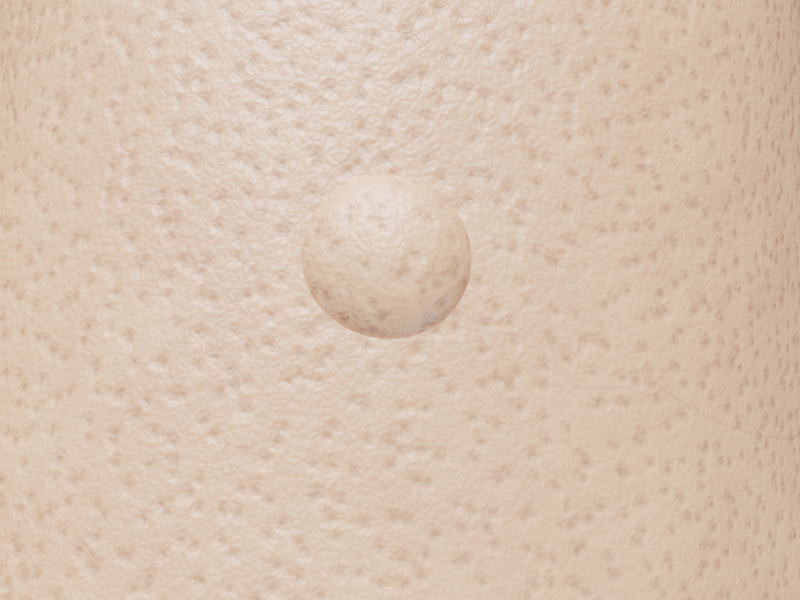
#> input picture BlenderDataset/images/1.png, 800 x 600 px, found by its file name; its folder holds 4 pictures in this run
$ python DataSplit.py
#> lines starting #> are read from the running program, lines starting #| are printed output that depends on the picture
import os
import shutil
import numpy as np
from PIL import Image
from sklearn.model_selection import train_test_split

def load_data(image_dir, mask_dir):
    images = []
    masks = []
    image_paths = []
    mask_paths = []

    for filename in sorted(os.listdir(image_dir)):
        if filename.endswith(('.png', '.jpg', '.jpeg')):
            # Load image
            img_path = os.path.join(image_dir, filename)
            img = np.array(Image.open(img_path).convert('RGB'))
            images.append(img)
            image_paths.append(img_path)

            # Load corresponding mask
            mask_filename = filename
            mask_path = os.path.join(mask_dir, mask_filename)
            mask = np.array(Image.open(mask_path).convert('L'))  # Convert to grayscale
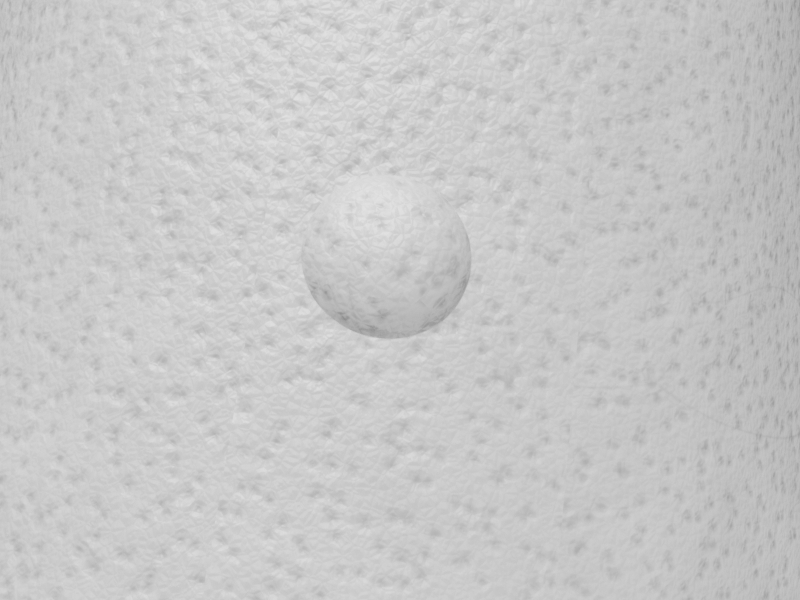
#> mask: shape (600, 800); min 143, max 226, mean 199.9
            masks.append(mask)
            mask_paths.append(mask_path)
#> pass 2 of the loop in load_data, `for filename in sorted(os.listdir(image_dir)):`:
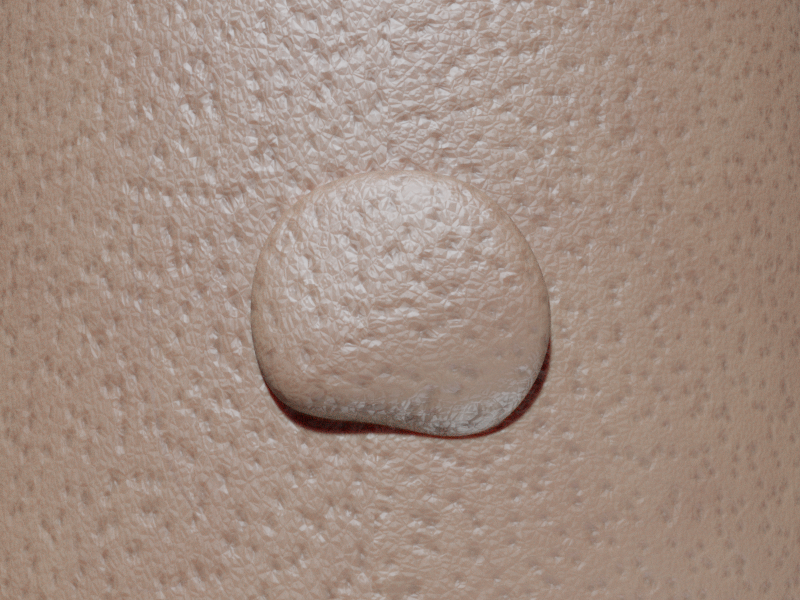
#> input picture BlenderDataset/images/10.png, 800 x 600 px, found by its file name
#> in load_data, `mask = np.array(Image.open(mask_path).convert('L'))`:
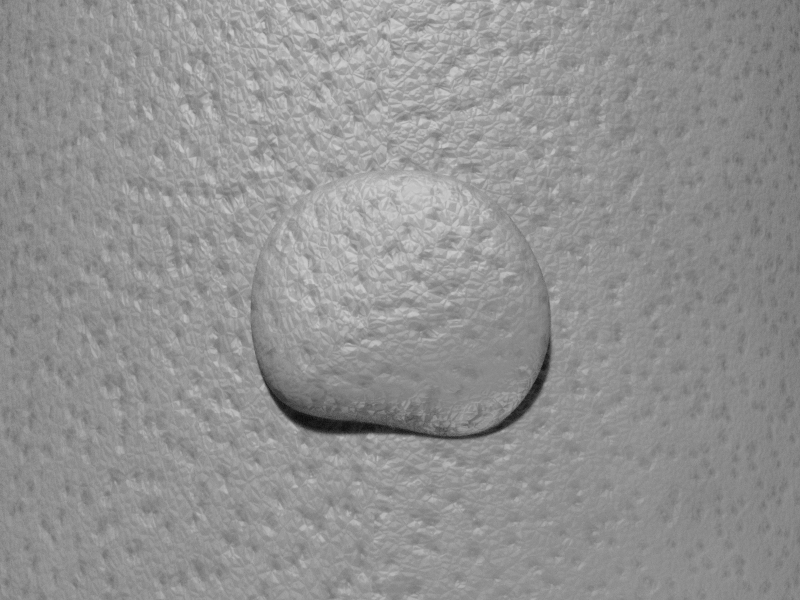
#> mask: shape (600, 800); min 10, max 205, mean 146
#> pass 3 of the loop in load_data, `for filename in sorted(os.listdir(image_dir)):`:
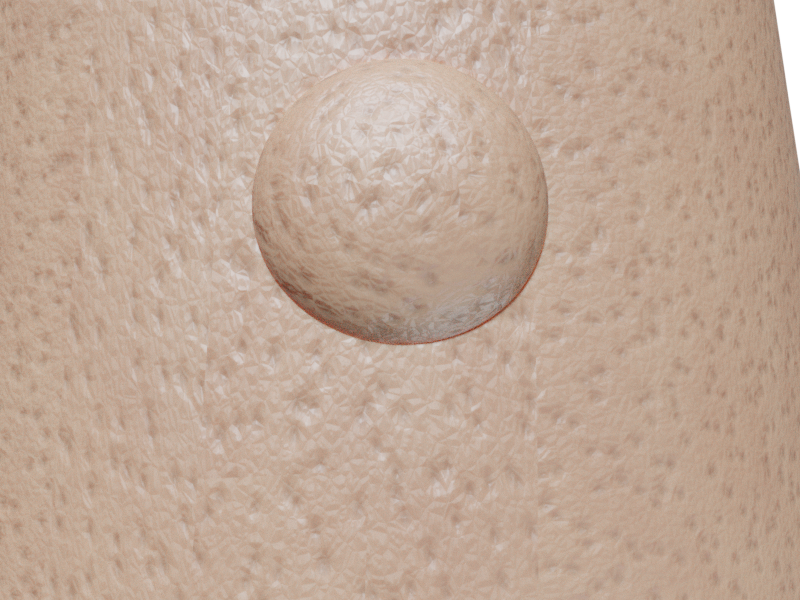
#> input picture BlenderDataset/images/11.png, 800 x 600 px, found by its file name
#> in load_data, `mask = np.array(Image.open(mask_path).convert('L'))`:
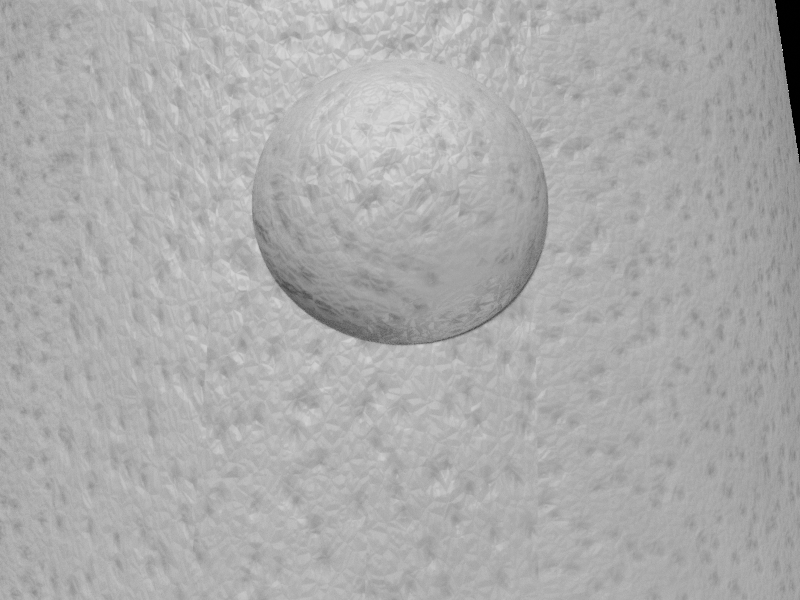
#> mask: shape (600, 800); min 0, max 216, mean 171.9
#> the loop made 4 passes; the first 3 are shown
#| Image shape: (600, 800, 3)
#| Mask shape: (600, 800)

    return np.array(images), np.array(masks), image_paths, mask_paths

def split_and_save_data(X, y, image_paths, mask_paths, output_base_dir, test_size=0.1, random_state=42):
    # Perform train-test split
#> called with X = array of shape (4, 600, 800, 3), y = array of shape (4, 600, 800), test_size = 0.1, random_state = 42
    X_train, X_test, y_train, y_test, train_img_paths, test_img_paths, train_mask_paths, test_mask_paths = train_test_split(
        X, y, image_paths, mask_paths, test_size=test_size, random_state=random_state
    )

    # Create output directories
    dirs = {
        'train_images': os.path.join(output_base_dir, 'train', 'images'),
        'train_masks': os.path.join(output_base_dir, 'train', 'masks'),
        'test_images': os.path.join(output_base_dir, 'test', 'images'),
        'test_masks': os.path.join(output_base_dir, 'test', 'masks')
    }

    for dir_path in dirs.values():
        os.makedirs(dir_path, exist_ok=True)
    # Function to copy files
    def copy_files(img_paths, mask_paths, image_dir, mask_dir):
        for img_path, mask_path in zip(img_paths, mask_paths):
            shutil.copy2(img_path, os.path.join(image_dir, os.path.basename(img_path)))
            shutil.copy2(mask_path, os.path.join(mask_dir, os.path.basename(mask_path)))

    # Copy train files
    copy_files(train_img_paths, train_mask_paths, dirs['train_images'], dirs['train_masks'])

    # Copy test files
    copy_files(test_img_paths, test_mask_paths, dirs['test_images'], dirs['test_masks'])

    print(f"Train images: {len(X_train)}")
    print(f"Test images: {len(X_test)}")

def main():
    # Set your directories here
    image_dir = "C:/Users/anand/Desktop/Wound Segmentation/data/images"
    mask_dir = "C:/Users/anand/Desktop/Wound Segmentation/data/labels"
    output_base_dir = "C:/Users/anand/Desktop/Wound Segmentation"

    # Load the data
    X, y, image_paths, mask_paths = load_data(image_dir, mask_dir)

    print(f"Loaded {len(X)} images and masks")
    print(f"Image shape: {X[0].shape}")
    print(f"Mask shape: {y[0].shape}")

    # Split and save the data
    split_and_save_data(X, y, image_paths, mask_paths, output_base_dir)

    print("Data split and saved successfully!")

if __name__ == "__main__":
    main()
